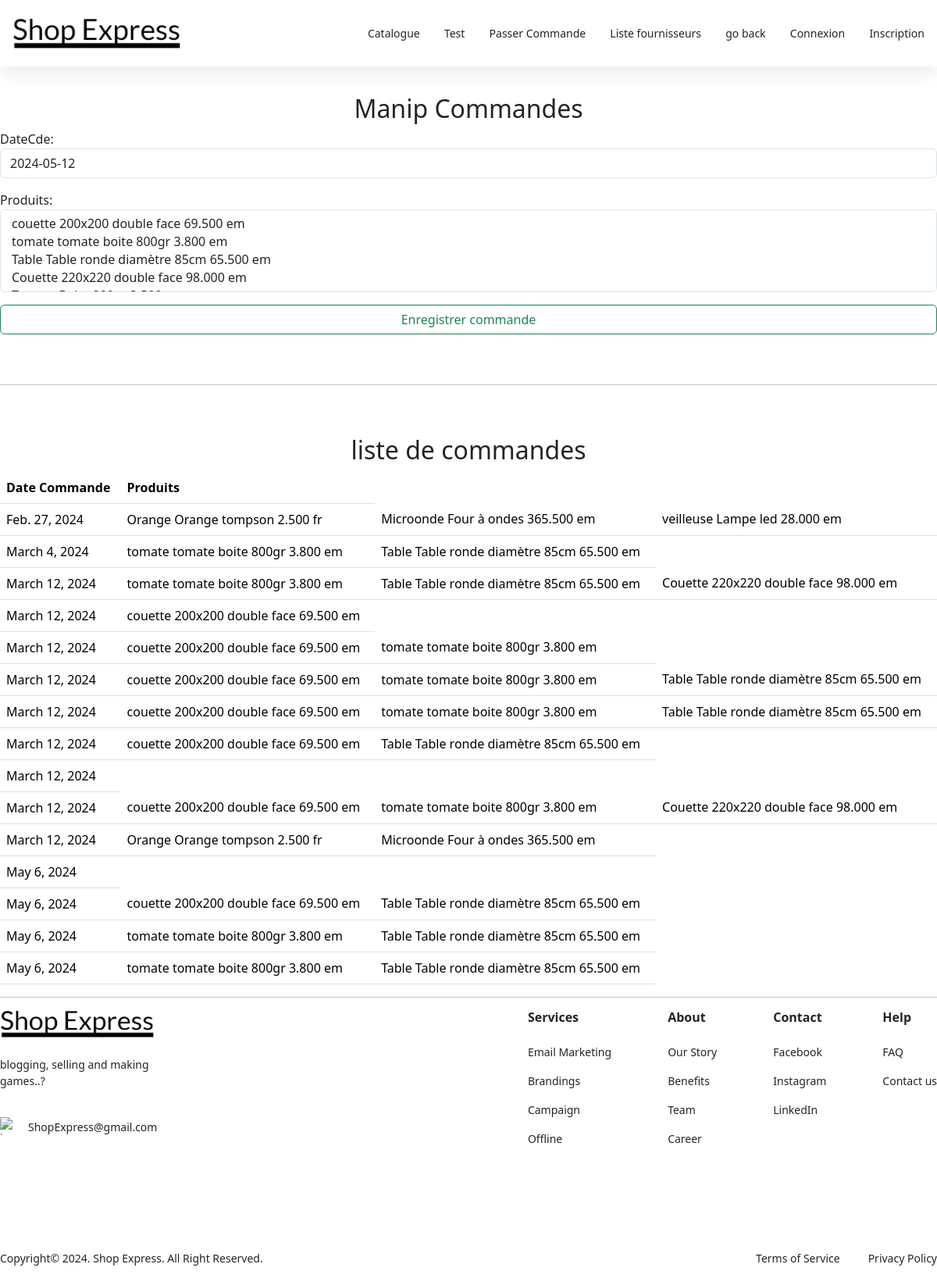
Screenshot of /magasin/commande/ with the database file from the repository.
### magasin/models.py (models this page shows, shortened)
class Commande(models.Model):
    dateCde = models.DateField(null = True, default = date.today)
    produits = models.ManyToManyField('Produit')
    totalCde = models.FloatField(editable=False, default=0.0)

class Produit(models.Model):
    type_choices = [('fr','frais'), ('cs','conserver'), ('em','emballé')]
    libelle = models.CharField(max_length=100)
    description = models.TextField()
    prix = models.DecimalField(max_digits=10,decimal_places=3)
    type = models.CharField(max_length=2, choices=type_choices, default='em')
    img = models.ImageField(blank=True)
    catégorie = models.ForeignKey(Categorie, on_delete=models.CASCADE, null=True)
    fournisseur = models.ForeignKey(Fournisseur, on_delete=models.CASCADE, null=True)
    def __str__(self):
        return self.libelle+' '+self.description+' '+str(self.prix)+' '+self.type

### magasin/views.py (the view)
# urls.py: path('commande/', views.nouvelleCommande, name='commande'),
def nouvelleCommande(request):
    if request.method == "POST":
        form = CommandeForm(request.POST, request.FILES)
        if form.is_valid():
            form.save()
            return redirect('/magasin')
    else:
        form = CommandeForm()
    commandes = Commande.objects.all()
    context = {'form': form, 'commandes': commandes}
    return render(request, 'magasin/commande.html', context)

### magasin/forms.py
class CommandeForm(ModelForm):
    def __init__(self, *args, **kwargs):
        user = kwargs.pop('user',None)
        super().__init__(*args, **kwargs)
        self.fields['dateCde'].widget.attrs['class'] = 'form-control'
        self.fields['produits'].widget.attrs['class'] = 'form-control'
    class Meta:
        model = Commande
        fields = "__all__"

### magasin/templates/magasin/commande.html (shortened to what this page needs)
{%  extends 'base.html' %}
{% load widget_tweaks %}
{% block content %}
<br><br><br><br><br>
    <div class="col-md-12 text-center">
        <h2>Manip Commandes</h2>
    </div>
    <form method='POST' class="post-form" enctype="multipart/form-data">
        {{form.as_p}}
        <button type="submit" class="btn btn-outline-success" style="width: 100%;">Enregistrer commande</button>
    </form>
    <br>
<br>
<hr>
<br>
<br>
    <div class="col-md-12 text-center"><h2>liste de commandes</h2></div>
<table class="table">
    <thead>
        <tr>
          <th scope="col">Date Commande</th>
          <th scope="col">Produits</th>
        </tr>
      </thead>
{% for commande in commandes %}
        <tbody>
          <tr>
            <td scope="row">{{ commande.dateCde }}</td>
            {%for produit in commande.produits.all%}
            <td>{{ produit }}</td>
            {%endfor%}
          </tr>
        </tbody>
{% endfor %}
</table>
{% endblock %}

### rows the page displays
Commande: dateCde "Feb. 27, 2024"
Produit: libelle+description+prix "Orange Orange tompson 2.500 fr"
Produit: libelle+description+prix "Microonde Four à ondes 365.500 em"
Produit: libelle+description+prix "veilleuse Lampe led 28.000 em"
Commande: dateCde "March 4, 2024"
Produit: libelle+description+prix "tomate tomate boite 800gr 3.800 em"
Produit: libelle+description+prix "Table Table ronde diamètre 85cm 65.500 em"
Commande: dateCde "March 12, 2024"
Produit: libelle+description+prix "Couette 220x220 double face 98.000 em"
Commande: dateCde "March 12, 2024"
Produit: libelle+description+prix "couette 200x200 double face 69.500 em"
Commande: dateCde "March 12, 2024"
Commande: dateCde "March 12, 2024"
Commande: dateCde "March 12, 2024"
Commande: dateCde "March 12, 2024"
Commande: dateCde "March 12, 2024"
Commande: dateCde "March 12, 2024"
Commande: dateCde "March 12, 2024"
Commande: dateCde "May 6, 2024"
Commande: dateCde "May 6, 2024"
Commande: dateCde "May 6, 2024"
Commande: dateCde "May 6, 2024"
